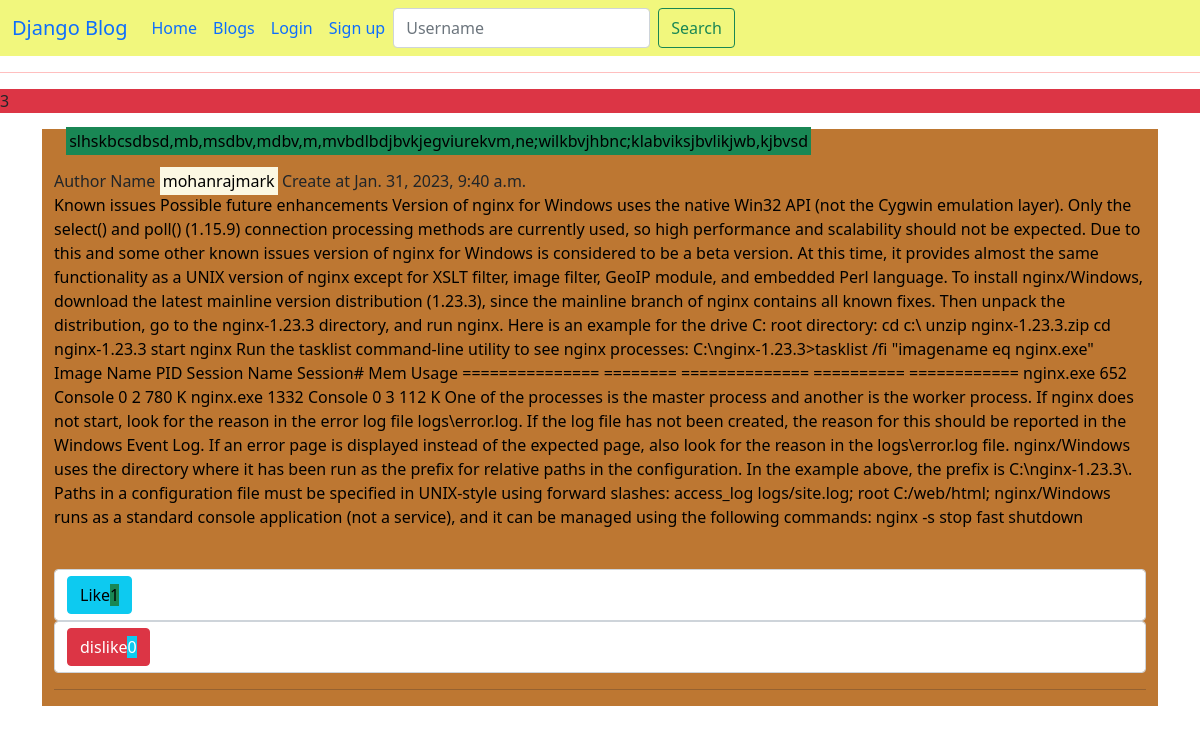
Screenshot of /blog/3/detail/ with the database file from the repository.
### blog/models.py (models this page shows, shortened)
class Post(models.Model):
    title = models.CharField(max_length=1000)
    body = models.TextField(default="There no body")
    create_at = models.DateTimeField(auto_now_add=True)
    update_at = models.DateTimeField(auto_now=True)
    author = models.ForeignKey(User, models.CASCADE)
    likes = models.ManyToManyField(User, blank=True, related_name="likes")
    dislikes = models.ManyToManyField(User, blank=True, related_name="dislikes")
    class Meta:
        ordering = ["-create_at"]

class User(AbstractUser):
    join_at = models.DateTimeField(auto_now_add=True)
    modified_at = models.DateTimeField(auto_now=True)
    total_post = models.PositiveIntegerField(default=0)
    is_login = models.BooleanField(default=False)

### blog/views.py (the view, shortened to what this page needs)
# urls.py: path('blog/<int:pk>/detail/', views.blog_detail, name="blog_detail"),
def blog_detail(request, pk):
    post = get_object_or_404(Post, pk=pk)
    if request.method == "POST":
        result = _checker(request.POST)
        if result == "like":
            obj = add_likes(request, post.id)
        elif result == "dislike":
            obj = add_dislikes(request, post.id)
        elif result == "Error":
            print("Something is wrong")
        return render(request, 'blog/blog_detail.html', {"post": post, "instance": obj})
    else:
        return render(request, 'blog/blog_detail.html', {"post": post, "instance": post})

### blog/templates/blog/blog_detail.html (shortened to what this page needs)
{% extends 'blog/base.html' %}
{% block content %}
<hr style="color:red;">
<p class="bg-danger">{{post.id}}<p>
<div class='container-lg d-flex justify-content-center border-info'>
    <div class="post_div container-lg text-start">
        <p class="post_title container-lg"><mark class="bg-success">{{post.title}}</mark></p>
        <p class='bg-info text-sm-end' style="width: fit-content; display:contents;"> Author Name <mark>{{post.author}}</mark> Create at {{post.create_at}}</p>
        <p class="body_post"> {{post.body}}</p><br>
        {% include 'blog/likes.html' %}
        <form class="form-control" method="post">
        <button class="btn btn-danger" type="submit" name="like" value="dislikebutton">dislike<span class="bg-info">{{post.dislikes.count}}</span></button>
        </form>
        <hr>
    </div>
</div>
{% endblock content %}

### blog/templates/blog/likes.html (shortened to what this page needs)
<form class="form-control" method="post">
<button class="btn btn-info" type="submit" name="like" value="likebutton">Like<span class='bg-success'>{{instance.likes.count}}</span></button>
</form>

### blog/static/css/style.css (style rules this page uses)
.body_post { background-color:#bd7732; color:black; }

### rows the page displays
Post: id "3", title "slhskbcsdbsd,mb,msdbv,mdbv,m,mvbdlbdjbvkjegviurekvm,ne;wilkbvjhbnc;klabviksjbvlikjwb,kjbvsd", author "mohanrajmark", body "Known issues Possible future enhancements Version of nginx for Windows uses the native Win32 API (not the Cygwin emulation layer). Only the select() and poll() (1.15.9) connection processing methods are currently used, so high performance and scalability should not be expected. Due to this and some other known issues version of nginx for Windows is considered to be a beta version. At this time, it provides almost the same functionality as a UNIX version of nginx except for XSLT filter, image filter, GeoIP module, and embedded Perl language. To install nginx/Windows, download the latest mainline version distribution (1.23.3), since the mainline branch of nginx contains all known fixes. Then…", likes.count "1", dislikes.count "0"
